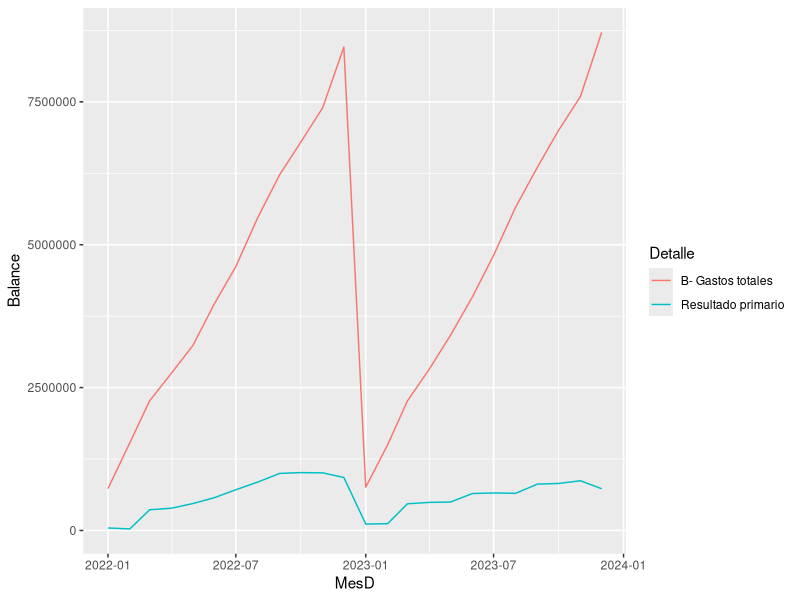

Reproduce this figure in R.
## ---- chunk 1
knitr::opts_chunk$set(echo = TRUE)
## ---- chunk 2
library(readxl)
library(tidyverse)
library(openxlsx)
library(zoo)
library(kableExtra) # Para las tablas
## ---- chunk 3

library(reshape2)
Deficit_Fiscal <- read_excel("Deficit Fiscal.xlsx")

Balance_Fiscal_L <- melt(
    Deficit_Fiscal,
    id.vars = "Detalle",
    variable.name = "Mes",
    value.name = "Balance"
  ) %>% 
  mutate()


Balance_Fiscal_L$Mes <- Balance_Fiscal_L$Mes %>%
  as.character() %>%
  as.numeric()
Balance_Fiscal_L <- Balance_Fiscal_L %>% 
  mutate(
    MesD = 
      as.Date(
        Balance_Fiscal_L$Mes,
        origin = "1899-12-30"
        )
    )

Balance_Fiscal_L %>%
  filter(
    Detalle == 
        "Resultado primario" |
    Detalle ==
       "B- Gastos totales"
    ) %>% 
  ggplot(
    aes(
      y = 
        Balance,
      x =
        MesD,
      color = 
        Detalle
      )
  )+
  geom_line()

PIB <- read_excel("PIB Trimestral.xlsx")
PIB$Trimestre <- as.yearqtr(PIB$Trimestre)

rep(PIB$`Producto Interno Bruto a precios de mercado`,each= 3)
rep(1:8,3)
## ---- chunk 4
# Deficit_Fiscal %>%
#   mutate(`A Ingreso mensual` = 
#            c(`A- Ingresos totales`[1],
#              diff(`A- Ingresos totales`[1:12]),
#              `A- Ingresos totales`[13],
#              diff(`A- Ingresos totales`[13:24]))) %>%
#   mutate(`B Gasto mensual` = 
#            c(`B- Gastos totales`[1],
#              diff(`B- Gastos totales`[1:12]),
#              `B- Gastos totales`[13],
#              diff(`B- Gastos totales`[13:24]))) %>% 
#   # ggplot(aes(x=Mes,y = `A Ingreso mensual`)) +
#   # geom_bar(stat="identity")+
#   # geom_line(aes(x=Mes,y = `B Gasto mensual`))
#   mutate(`C Balance Fiscal`= `A Ingreso mensual` -
#            `B Gasto mensual`) %>% 
#   mutate(PIB = rep(PIB$`Producto Interno Bruto a precios de mercado`,each= 3)) %>% 
#   mutate(`Balance Porcentual` = `C Balance Fiscal`/PIB*100) %>% 
#   ggplot(aes(x=Mes,y=`Balance Porcentual`,fill=`Balance Porcentual`))+
#     geom_bar(stat = "identity")+
#   labs(title = 
#          "Balance Fiscal",
#        subtitle = 
#          "Como porcentaje del PIB"
#        )+
#   scale_fill_gradient(low="#2F4F4F", high="cadetblue3")+
#   theme_minimal() +
#   theme(legend.position = 
#           "none")
# 
# 
# 
# Deficit_Fiscal$`A- Ingresos totales`
